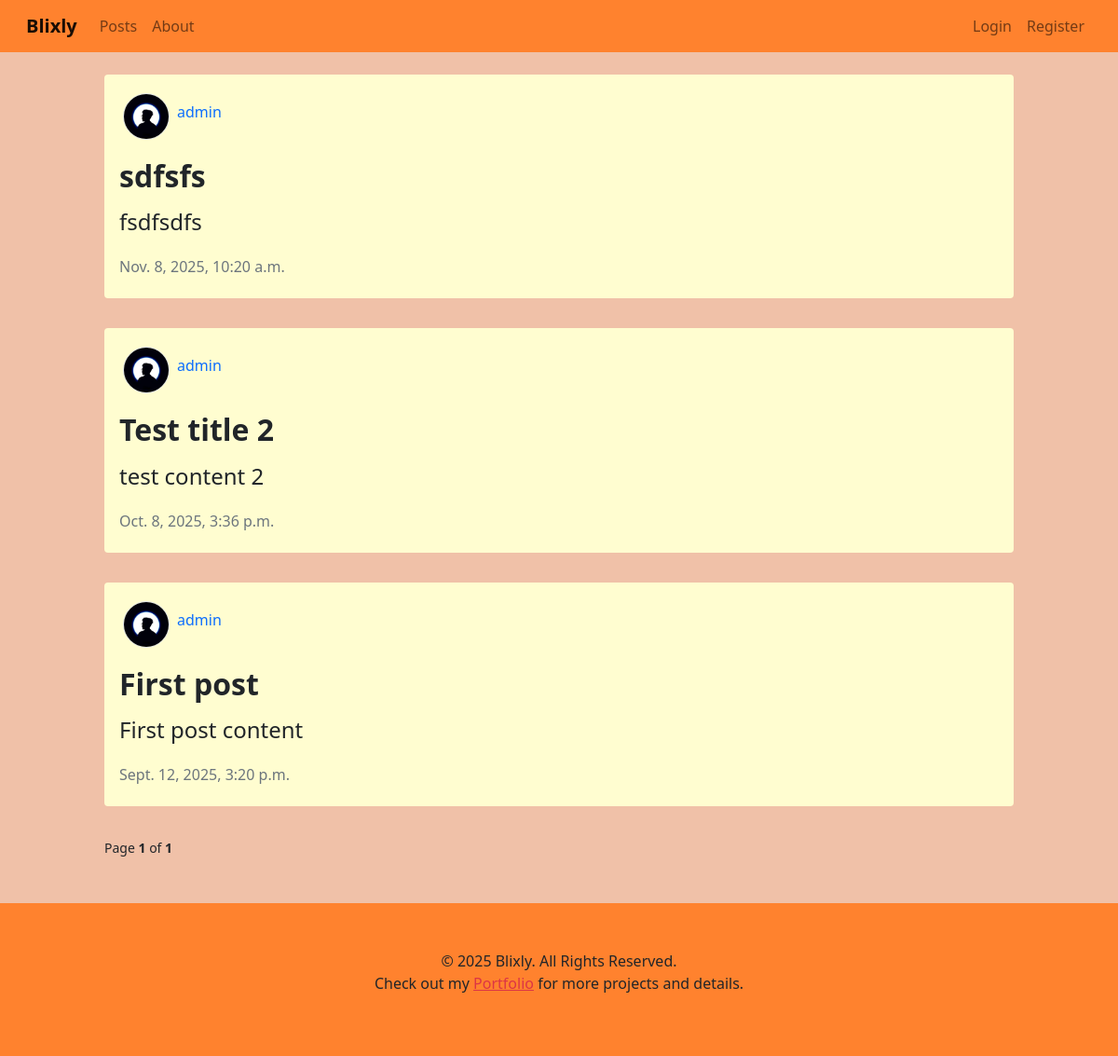
The app's page /posts/, older data.
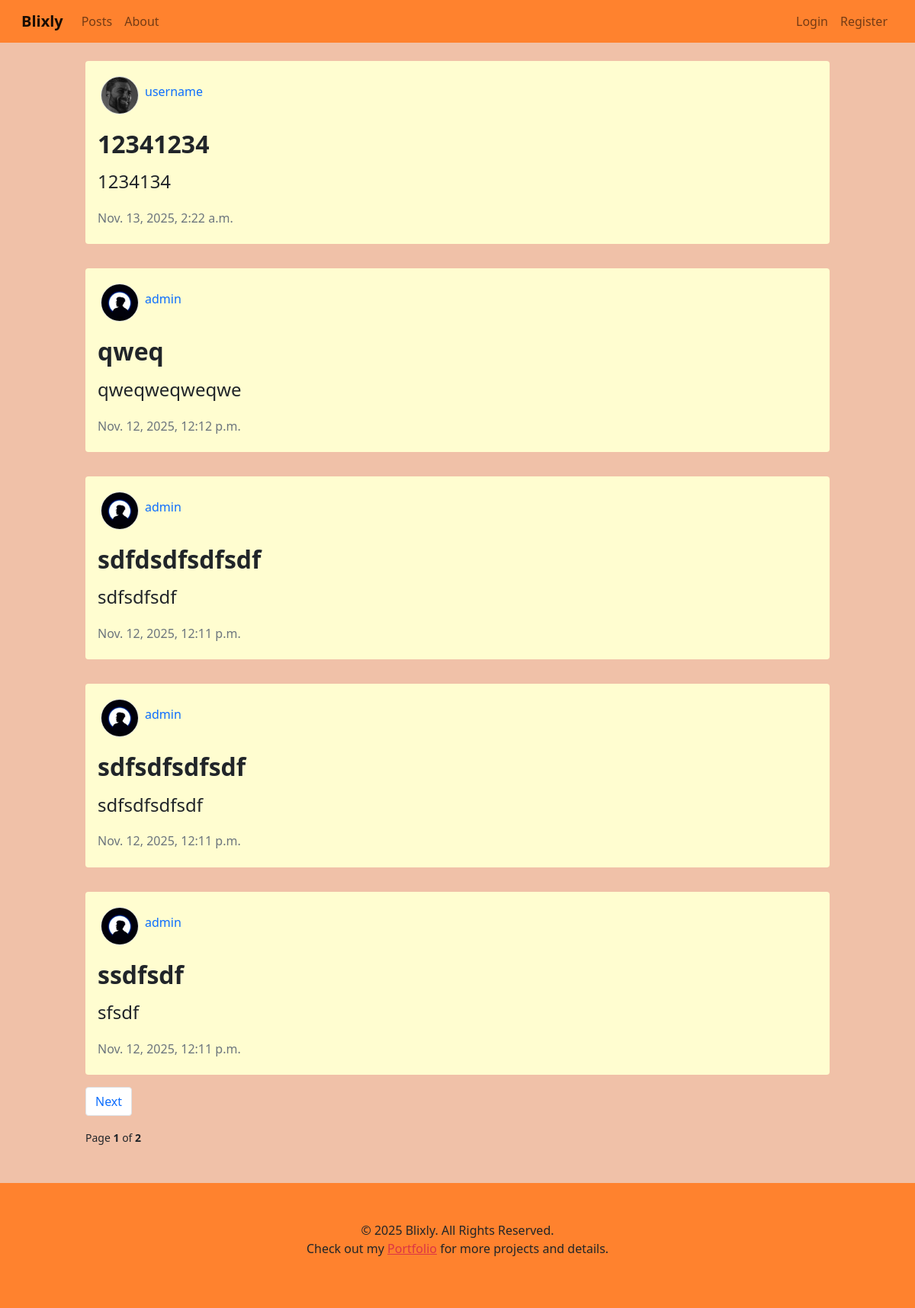
The same page, newer data.
### blog/models.py (models this page shows, shortened)
class Post(models.Model):
	title = models.CharField(max_length=100)
	content = models.TextField()
	author = models.ForeignKey(User, on_delete=models.CASCADE, null=True)
	date_posted = models.DateTimeField(auto_now_add=True)

### users/models.py (models this page shows, shortened)
class Profile(models.Model):
	user = models.OneToOneField(User, on_delete=models.CASCADE)
	image = models.ImageField(default='default.jpg', upload_to='profie_pics')

### blog/views.py (the view)
# urls.py: path("posts/", views.PostsListView.as_view(), name='posts'),
class PostsListView(ListView):
	model = Post
	template_name ='blog/posts.html'
	context_object_name = 'posts'
	ordering = ['-date_posted']
	paginate_by = 5

### blog/templates/blog/posts.html (shortened to what this page needs)
{% extends 'blog/base.html' %}
{% load static %}
{% block content %}
	<div class="container-fluid my-5 pt-3">
		{% for post in page_obj %}
			<div class="row">
				<div class="col"></div>
				<div class="col-10">
					<div class="my-3 p-3 rounded" style="background-color: #fffdd0; word-wrap: break-word; overflow-wrap: break-word;">
						<div class="d-flex flex-row mb-3">
							<div class="p-1">
								<img src="{{ post.author.profile.image.url }}" alt="image" class="border rounded-circle" style="width: 50px; height: 50px;">
							</div>
							<div class="p-1 mt-2">
								<a href="#" class="h6 text-decoration-none">{{ post.author }}</a>
							</div>
						</div>
						<a href="{% url 'post-detail' post.pk %}" class="text-decoration-none link-dark">
							<h2 class="fw-bold mb-3">{{ post.title }}</h2>
						</a>
						<h4>{{ post.content }}</h4>
						<div class="mt-4 text-muted h6">{{ post.date_posted }}</div>
					</div>
				</div>
				<div class="col"></div>
			</div>
		{% endfor %}
			<div class="row">
				<div class="col"></div>
				<div class="col-10">
					<ul class="pagination">
						{% if page_obj.has_next %}
						<li class="page-item">
							<a href="?page={{ page_obj.next_page_number }}" class="page-link">Next</a>
						</li>
						{% endif %}
					</ul>
					<small>Page <b>{{ page_obj.number }}</b> of <b>{{ page_obj.paginator.num_pages }}</b></small>
				</div>
				<div class="col"></div>
			</div>
	</div>
{% endblock content %}

Row changes from the older to the newer data that the page shows:
no longer on this page (row unchanged): Post: author.profile.image (picture), author "admin", title "sdfsfs", content "fsdfsdfs", date_posted "Nov. 8, 2025, 10:20 a.m."
no longer on this page (row unchanged): Post: author.profile.image (picture), author "admin", title "Test title 2", content "test content 2", date_posted "Oct. 8, 2025, 3:36 p.m."
no longer on this page (row unchanged): Post: author.profile.image (picture), author "admin", title "First post", content "First post content", date_posted "Sept. 12, 2025, 3:20 p.m."
added Post: author.profile.image (picture), author "username", title "12341234", content "1234134", date_posted "Nov. 13, 2025, 2:22 a.m."
added Post: author.profile.image (picture), author "admin", title "qweq", content "qweqweqweqwe", date_posted "Nov. 12, 2025, 12:12 p.m."
added Post: author.profile.image (picture), author "admin", title "sdfdsdfsdfsdf", content "sdfsdfsdf", date_posted "Nov. 12, 2025, 12:11 p.m."
added Post: author.profile.image (picture), author "admin", title "sdfsdfsdfsdf", content "sdfsdfsdfsdf", date_posted "Nov. 12, 2025, 12:11 p.m."
added Post: author.profile.image (picture), author "admin", title "ssdfsdf", content "sfsdf", date_posted "Nov. 12, 2025, 12:11 p.m."
Text that changed along with them:
{{ page_obj.paginator.num_pages }}: "1" → "2"
text now shown: "Next"
